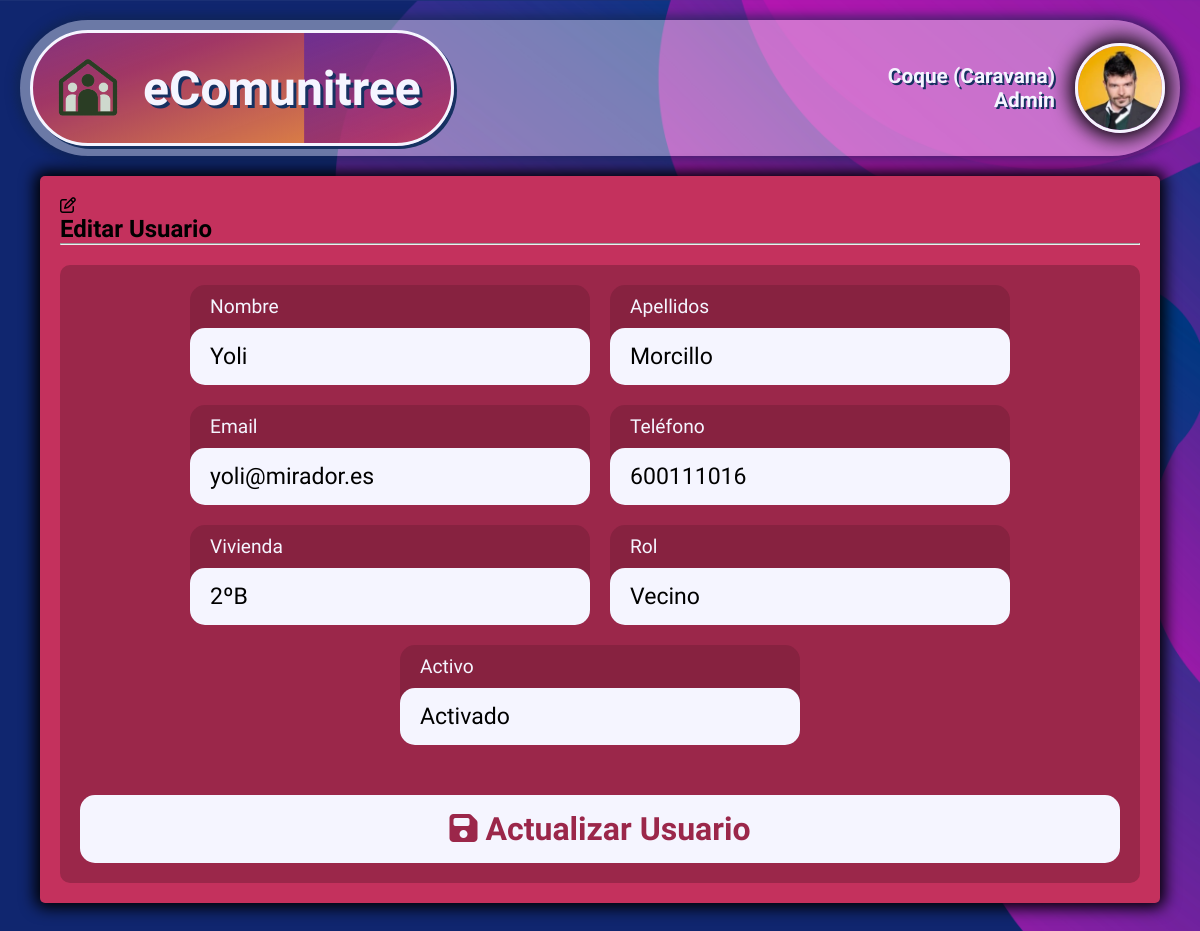
Page /admin/edit_usuario.php?edit=16 (signed in) on the committed database.
### tables this page shows
CREATE TABLE usuarios (
    id_usuario INT AUTO_INCREMENT PRIMARY KEY,
    nombre VARCHAR(100) NOT NULL,
    apellidos VARCHAR(150),
    email VARCHAR(150) NOT NULL UNIQUE,
    password VARCHAR(255) NOT NULL,
    rol ENUM('vecino', 'presidente', 'admin') NOT NULL,
    telefono VARCHAR(20),
    vivienda VARCHAR(20) NOT NULL,
    foto VARCHAR(255) DEFAULT 'default.jpg',
    activo BOOLEAN DEFAULT TRUE,
    fecha_creacion TIMESTAMP DEFAULT CURRENT_TIMESTAMP
);

### admin/edit_usuario.php (the view, shortened to what this page needs)
<?php
    include("../db/db.inc");
    $id_usuario = intval($_GET['edit']);
    $sql_check = "SELECT * FROM usuarios WHERE id_usuario = ?";
    $stmt_check = $conn->prepare($sql_check);
    $stmt_check->bind_param("i", $id_usuario);
    $stmt_check->execute();
    $res = $stmt_check->get_result();
    $usuario = $res->fetch_assoc();
?>
<!DOCTYPE html>
<html lang="en">
<head>
    <link rel="stylesheet" href="../css/insert_edit/insert_edit.css">
</head>
<body>
    <header class="body-header">
        <a href="../index.php" class="btn-index">
            <img src="../img/logo-transparencia.png" alt="logotipo">
            <h1>eComunitree</h1>
        </a>
        <div class="user">
            <div class="user-name">
                <p><?= $_SESSION["nombre"] ?> (<?= $_SESSION["vivienda"] ?>)</p>
                <p><?= ucfirst($_SESSION["rol"]) ?></p>
            </div>
            <a href="desconectar_admin.php" title="Cerrar sesión">
                <img src="../img_user/<?= $_SESSION["foto"]; ?>" alt="Perfil de <?= $_SESSION['nombre']; ?>">
            </a>
        </div>
    </header>
    <main>
        <?php
            $sql = "SELECT * FROM usuarios WHERE id_usuario = '$id_usuario'";
            $res = mysqli_query($conn, $sql);
            if (mysqli_num_rows($res) > 0) {
                $usuario = mysqli_fetch_assoc($res);
            }
            else {
                header("location:gestion_usuarios.php");
                die();
            }
        ?>
        <section class="panel-control">
            <div class="section-header">
                <i class="fa-regular fa-pen-to-square icono-header"></i>
                <h2>Editar Usuario</h2>
            </div>
            <hr>
            <form action="" method="POST">
                <div class="form">
                    <div class="casilla">
                        <label for="nombre">Nombre</label>
                        <input type="text" name="nombre" id="nombre" value="<?= $usuario["nombre"] ?>" required>
                    </div>
                    <div class="casilla">
                        <label for="apellidos">Apellidos</label>
                        <input type="text" name="apellidos" id="apellidos" value="<?= $usuario["apellidos"] ?>" required>
                    </div>
                    <div class="casilla">
                        <label for="email">Email</label>
                        <input type="email" name="email" id="email" value="<?= $usuario["email"] ?>" required>
                    </div>
                    <div class="casilla">
                        <label for="telefono">Teléfono</label>
                        <input type="text" name="telefono" id="telefono" value="<?= $usuario["telefono"] ?>">
                    </div>
                    <div class="casilla">
                        <label for="vivienda">Vivienda</label>
                        <input type="text" name="vivienda" id="vivienda" value="<?= $usuario["vivienda"] ?>" required>
                    </div>
                    <?php if ($_SESSION["id_usuario"] != $id_usuario): ?>
                    <div class="casilla">
                        <label for="rol">Rol</label>
                        <select name="rol" id="rol" class="seleccion" required>
                            <?php
                                $rol = $usuario["rol"];
                                if ($rol=='vecino') {
                                    print'
                                    <option value="vecino" selected>Vecino</option>
                                    <option value="presidente">Presidente</option>
                                    <option value="admin">Administrador</option>';
                                }
                            ?>
                        </select>
                    </div>
                    <?php endif; ?>
                    <div class="casilla">
                        <label for="activo">Activo</label>
                        <select name="activo" class="seleccion" required>
                            <option value="1" <?= $usuario['activo']==1?'selected':'' ?> >Activado</option>
                        </select>
                    </div>
                </div>
                <button type="submit" class="guardar"><i class="fa-solid fa-floppy-disk"></i> Actualizar Usuario</button>
            </form>
        </section>
    </main>
</body>
</html>

### css/insert_edit/insert_edit.css (style rules this page uses)
* { margin: 0; padding: 0; box-sizing: border-box; font-family: "SN Pro"; }
html { background: url(../../img/fondo.jpg); background-position: center; background-size: cover; background-repeat: no-repeat; background-attachment: fixed; min-height: 100vh; padding: 20px; }
header.body-header { box-shadow: rgba(16, 36, 71, 0.5568627451) 0 0 10px 5px; border-radius: 100px; padding: 10px 10px; padding-right: 10px; display: flex; align-items: center; justify-content: space-between; text-shadow: #163161 3px 3px 0; background-color: rgba(255, 255, 255, 0.3843137255); }
header.body-header a.btn-index { display: flex; align-items: center; justify-content: center; text-decoration: none; transition: all 0.2s ease; border: 3px solid #f5f5ff; box-shadow: #163161 3px 3px; border-radius: 100px; background: linear-gradient(160deg, rgba(110, 40, 143, 0.9098039216), rgba(182, 30, 76, 0.7254901961), rgba(255, 125, 38, 0.7450980392), rgba(110, 40, 143, 0.9098039216), rgba(182, 30, 76, 0.7254901961), rgba(255, 125, 38, 0.7450980392)); background-size: 370% 100%; background-position: 250% 50%; animation: animarFondo 3s linear infinite; }
header.body-header a.btn-index img { padding: 10px; width: 90px; margin: 10px; }
header.body-header a.btn-index h1 { color: #f5f5ff; font-size: 3em; font-family: "Fascinate"; margin-right: 30px; }
header.body-header .user { display: flex; align-items: center; gap: 20px; color: #f5f5ff; }
header.body-header .user p { text-align: end; font-size: 1.3em; text-shadow: #163161 2px 2px 0px; font-weight: bold; }
header.body-header .user a { text-decoration: none; transition: all 0.1s ease; }
header.body-header .user a img { margin-top: 3px; margin-right: 5px; width: 90px; border: 3px solid #f5f5ff; border-radius: 100px; box-shadow: #000 0 0 20px 5px; transition: transform 0.2s ease; }
main { padding: 20px; }
main .panel-control { width: 100%; margin: auto; padding: 20px; background-color: #c4315d; border-radius: 5px; box-shadow: 0 0 15px 5px #000; display: flex; flex-direction: column; }
main .panel-control form { margin-top: 20px; padding: 20px; background-color: rgb(155.2, 38.8, 73.6408163265); border-radius: 10px; }
main .panel-control form .form { display: flex; flex-wrap: wrap; justify-content: center; gap: 20px; }
main .panel-control form .form .casilla { width: 100%; min-width: 300px; max-width: 400px; padding: 15px 20px; border: 0; border-radius: 15px; font-size: 1.2em; background-color: #f5f5ff; padding: 0; display: flex; flex-direction: column; background-color: rgb(134.8, 33.7, 63.9612244898); color: #f5f5ff; }
main .panel-control form .form .casilla label, main .panel-control form .form .casilla p { margin: 10px 20px; }
main .panel-control form .form .casilla input:not(.checkbox, .imagen) { width: 100%; min-width: 300px; max-width: 400px; padding: 15px 20px; border: 0; border-radius: 15px; font-size: 1.2em; background-color: #f5f5ff; }
main .panel-control form .form .casilla .seleccion { width: 100%; min-width: 300px; max-width: 400px; padding: 15px 20px; border: 0; border-radius: 15px; font-size: 1.2em; background-color: #f5f5ff; background-color: #f5f5ff; -webkit-appearance: none; -moz-appearance: none; appearance: none; cursor: pointer; }
main .panel-control form .guardar { width: 100%; min-width: 300px; max-width: 400px; padding: 15px 20px; border: 0; border-radius: 15px; font-size: 1.2em; background-color: #f5f5ff; max-width: none; display: block; margin: 50px auto 0; cursor: pointer; background-color: #f5f5ff; color: rgb(155.2, 38.8, 73.6408163265); font-weight: bold; font-size: 2em; transition: 0.2s ease; }

### rows in the picture
usuarios: nombre "Yoli", apellidos "Morcillo", email "yoli@mirador.es", telefono "600111016", vivienda "2ºB", rol "Vecino", activo "Activado"

### other values in the picture
$_SESSION["nombre"] "Coque"
$_SESSION["vivienda"] "Caravana"
$_SESSION["rol"] "Admin"
